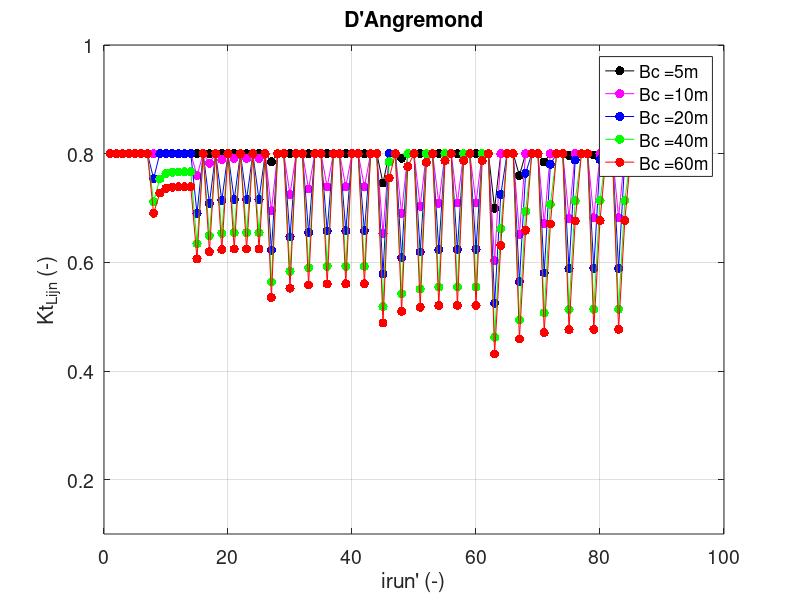

This figure's MATLAB source:
% Plot irun v.s. Kt_Lijn
%close
cd('..');
load('Grid-model/var');
cd([pwd '/Lijn-model']);

irun_number = 1:(irun-1)/length(Bc);

% For loop:
rows = 3;
columns = ceil((length(Bc)/rows));
%{
spec1 = 'pr-';
spec2 = 'xg-';
spec3 = 'ob-';
spec4 = 'dm-';
spec5 = '+k-';
%}
spec1 = '.r-';
spec2 = '.g-';
spec3 = '.b-';
spec4 = '.m-';
spec5 = '.k-';

%{
for i=1:length(Bc)
    subplot(rows,columns,i)
    % Line spec:
    if mod(i,4)==0
        spec = spec1;
    elseif mod(i,3)==0
        spec = spec2;
    elseif mod(i,2)==0
        spec = spec3;
    elseif mod(i,1)==0
        spec = spec4;
    end
       
    plot(irun_number, Kt_Lijn(i,:), spec);hold on;
    grid on;
    xlabel('irun'' (-)')
    ylabel('Kt_Grid (-)');
    title(['Bc = ' num2str(Bc(i)) 'm']);
end
%}
legendInfo = {};
figure();
for i=1:length(Bc)
    if mod(i,5)==0
        spec = spec1;
    elseif mod(i,4)==0
        spec = spec2;
    elseif mod(i,3)==0
        spec = spec3;
    elseif mod(i,2)==0
        spec = spec4;
    elseif mod(i,1)==0
        spec = spec5;
    end
    plot(irun_number, Kt_Lijn(i,:), spec, 'linewidth', 0.2, 'markersize',20);hold on;
    grid on;
    xlabel('irun'' (-)')
    ylabel('Kt_{Lijn} (-)');
    legendInfo{i} = ['Bc =' num2str(Bc(i)) 'm'];
end
legend(legendInfo, 'Location','best');
title('D''Angremond')
set(gca,'ylim',[0.1 1])
hold off;
set(gca,'fontsize',14)

